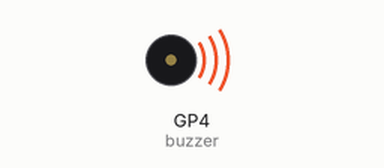
This program was run on a simulated Raspberry Pi Pico running MicroPython. On the bench: buzzer (waves = sounding). What the program prints to the serial console is not drawn. At 26.6 s the program stops and its outputs stay as they are.

Above: at 0.1 s.
At 26.6 s:
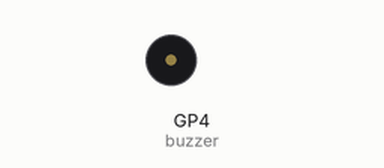
Timing chart, 0 to 28.1 s (numbered marks = the images above):
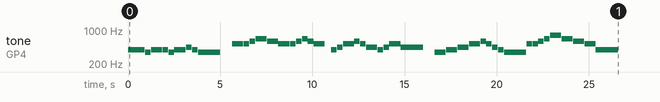

Measured:
- by itself, tone on GP4 (buzzer): plays 392 Hz for 0.60 s, 392 Hz for 0.30 s, 349 Hz for 0.30 s, 392 Hz for 0.60 s, 392 Hz for 0.30 s, 349 Hz for 0.30 s … (52 notes in this stretch)

The program:

black_parade.py
```python
from machine import Pin, PWM
import time

# Initialize buzzer with PWM
buzzer = PWM(Pin(4))

# Note frequencies
C4 = 262
D4 = 294
E4 = 330
F4 = 349
G4 = 392
A4 = 440
Bb4 = 466
B4 = 494
C5 = 523
D5 = 587
E5 = 659
F5 = 698
G5 = 784
A5 = 880

def play_note(frequency, duration):
    """Play a note at given frequency for duration milliseconds"""
    if frequency == 0:  # Rest
        time.sleep(duration / 1000)
    else:
        buzzer.freq(frequency)
        buzzer.duty_u16(32768)  # 50% duty cycle
        time.sleep(duration / 1000)
        buzzer.duty_u16(0)  # Turn off
    time.sleep(0.02)  # Small gap between notes

def play_black_parade():
    """Play the main melody from Welcome to the Black Parade"""
    # Tempo
    tempo = 100  # BPM
    beat = 60000 / tempo / 4  # milliseconds per quarter beat

    # The opening piano/guitar melody
    # Each tuple is (note_frequency, duration_in_quarter_beats)
    melody = [
        # Opening piano intro (simplified)
        (G4, 4), (G4, 2), (F4, 2),
        (G4, 4), (G4, 2), (F4, 2),
        (G4, 2), (G4, 2), (A4, 2), (G4, 2),
        (F4, 8),
        (0, 4),  # Rest

        # Main theme
        (C5, 2), (C5, 2), (C5, 2), (D5, 2),
        (E5, 4), (D5, 4),
        (C5, 2), (C5, 2), (C5, 2), (D5, 2),
        (E5, 2), (D5, 2), (C5, 4),
        (0, 2),  # Rest

        # Second part
        (G4, 2), (A4, 2), (C5, 4),
        (D5, 2), (C5, 2), (A4, 4),
        (G4, 2), (A4, 2), (C5, 4),
        (A4, 8),
        (0, 4),  # Rest

        # Bridge section
        (F4, 4), (G4, 4),
        (A4, 4), (C5, 4),
        (D5, 2), (C5, 2), (A4, 2), (G4, 2),
        (F4, 8),

        # Ending phrase
        (C5, 2), (C5, 2), (D5, 2), (E5, 2),
        (G5, 4), (E5, 4),
        (D5, 4), (C5, 4),
        (G4, 8),
    ]

    print("Playing Welcome to the Black Parade melody...")
    print("When I was a young boy...")

    # Play the melody
    for note, duration in melody:
        play_note(note, beat * duration)

    print("Song complete!")

# Play the Black Parade
play_black_parade()

# Clean up
buzzer.deinit()
```
